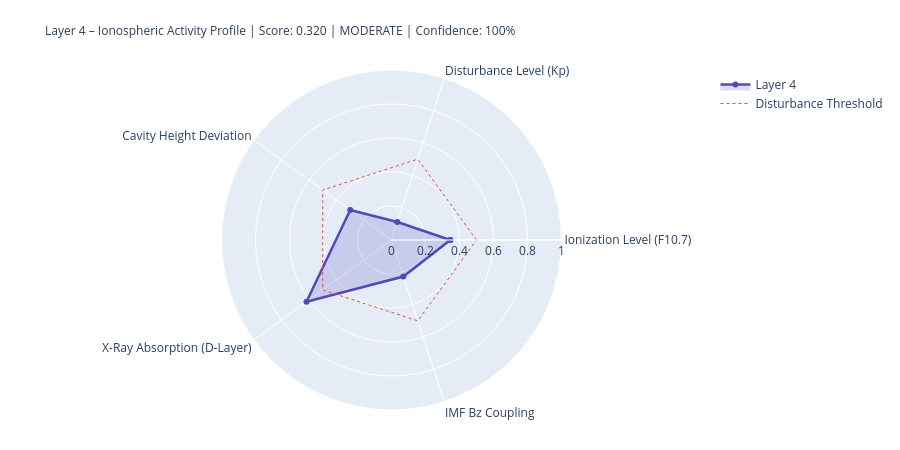

The notebook cell saved with this chart:
### Markdown cell above
---
## 4. State Assessment & Handoff to Layer 5

### Code cell
# ============================================================
# LAYER-4-SCORE
# ============================================================

COMPONENTS = {
    'Ionization Level (F10.7)':    {'score': ioniz,       'source': 'primary' if f107_now else 'from_layer0', 'dynamic': True},
    'Disturbance Level (Kp)':          {'score': disturb,     'source': 'primary' if kp_now   else 'from_layer0', 'dynamic': True},
    'Cavity Height Deviation':    {'score': h_dev,       'source': 'derived',                                'dynamic': True},
    'X-Ray Absorption (D-Layer)':{'score': xray_ioniz,  'source': 'primary' if xray_now else 'missing',     'dynamic': True},
    'IMF Bz Coupling':             {'score': bz_coupling, 'source': 'primary' if bz_now   else 'from_layer0', 'dynamic': True},
}

available    = {k: v['score'] for k, v in COMPONENTS.items() if v['score'] is not None}
unavailable  = [k for k, v in COMPONENTS.items() if v['score'] is None]
layer4_score = round(sum(available.values()) / len(available), 4) if available else None
confidence   = round(len(available) / len(COMPONENTS), 2)
level = ('unknown' if layer4_score is None
         else 'quiet'   if layer4_score < 0.3
         else 'moderate' if layer4_score < 0.6
         else 'active')
dominant_l4 = max(available, key=available.get) if available else 'none'

# Resonance delta for Schumann SR-1
sr1_ref = schumann_freq(1, 80.0)
sr1_now = schumann_freq(1, h_eff)
sr1_delta_mhz = (sr1_now - sr1_ref) * 1000

# Propagation conditions
prop_cond = ('disturbed'   if kp_val > 4
             else 'unsettled' if kp_val > 2
             else 'normal')
if xray_class in ['X', 'M']:
    prop_cond = 'Radio-Blackout moeglich'

W = 68
print('=' * W)
print('LAYER 4 – IONOSPHERE – STATE ASSESSMENT')
print('=' * W)
for name, comp in COMPONENTS.items():
    s = comp['score']
    if s is not None:
        bar = '█' * int(s * 20) + '░' * (20 - int(s * 20))
        print(f'  {name:<36} {bar}  {s:.3f}  [{comp["source"]}]')
    else:
        print(f'  {name:<36} {"─" * 20}  n/a   [missing]')
print('-' * W)
print(f'  Score:          {layer4_score:.3f}  ({len(available)}/{len(COMPONENTS)} components)')
print(f'  Confidence:     {confidence:.0%}')
print(f'  Level:          {level.upper()}')
print(f'  Dominant:       {dominant_l4}')
print(f'  Cavity height:  {h_eff:.1f} km  (Ref: 80.0 km)')
print(f'  SR-1:           {sr1_now:.3f} Hz  (Δ {sr1_delta_mhz:+.1f} mHz vs. ref)')
print(f'  Propagation:    {prop_cond}')
print(f'  X-Ray:          {xray_class}-class  ({xray_now:.2e} W/m²)' if xray_now else '  X-Ray:          n/a')
print('=' * W)

# Radar
cats   = list(available.keys())
vals_r = list(available.values())
if len(cats) >= 3:
    fig = go.Figure()
    fig.add_trace(go.Scatterpolar(
        r=vals_r + [vals_r[0]], theta=cats + [cats[0]],
        fill='toself', fillcolor='rgba(83,74,183,0.20)',
        line=dict(color='#534AB7', width=2.5), name='Layer 4'
    ))
    fig.add_trace(go.Scatterpolar(
        r=[0.5] * (len(cats)+1), theta=cats + [cats[0]],
        line=dict(color='#E24B4A', dash='dot', width=1),
        mode='lines', name='Disturbance Threshold'
    ))
    fig.update_layout(
        title=dict(
            text=f'Layer 4 – Ionospheric Activity Profile | Score: {layer4_score:.3f} | {level.upper()} | Confidence: {confidence:.0%}',
            font=dict(size=12)
        ),
        polar=dict(radialaxis=dict(visible=True, range=[0, 1])),
        height=450, showlegend=True,
        margin=dict(l=80, r=80, t=70, b=40)
    )
    fig.show()

### Figure 1 — Plotly figure (JSON) as saved in the notebook; plotly's stock layout.template omitted (floating-point values rounded to 4 significant figures)
{"data": [{"fill": "toself", "fillcolor": "rgba(83,74,183,0.20)", "line": {"color": "#534AB7", "width": 2.5}, "name": "Layer 4", "r": [0.346, 0.111, 0.3, 0.618, 0.226, 0.346], "theta": ["Ionization Level (F10.7)", "Disturbance Level (Kp)", "Cavity Height Deviation", "X-Ray Absorption (D-Layer)", "IMF Bz Coupling", "Ionization Level (F10.7)"], "type": "scatterpolar"}, {"line": {"color": "#E24B4A", "dash": "dot", "width": 1}, "mode": "lines", "name": "Disturbance Threshold", "r": [0.5, 0.5, 0.5, 0.5, 0.5, 0.5], "theta": ["Ionization Level (F10.7)", "Disturbance Level (Kp)", "Cavity Height Deviation", "X-Ray Absorption (D-Layer)", "IMF Bz Coupling", "Ionization Level (F10.7)"], "type": "scatterpolar"}], "layout": {"height": 450, "margin": {"b": 40, "l": 80, "r": 80, "t": 70}, "polar": {"radialaxis": {"range": [0, 1], "visible": true}}, "showlegend": true, "title": {"font": {"size": 12}, "text": "Layer 4 – Ionospheric Activity Profile | Score: 0.320 | MODERATE | Confidence: 100%"}}}
